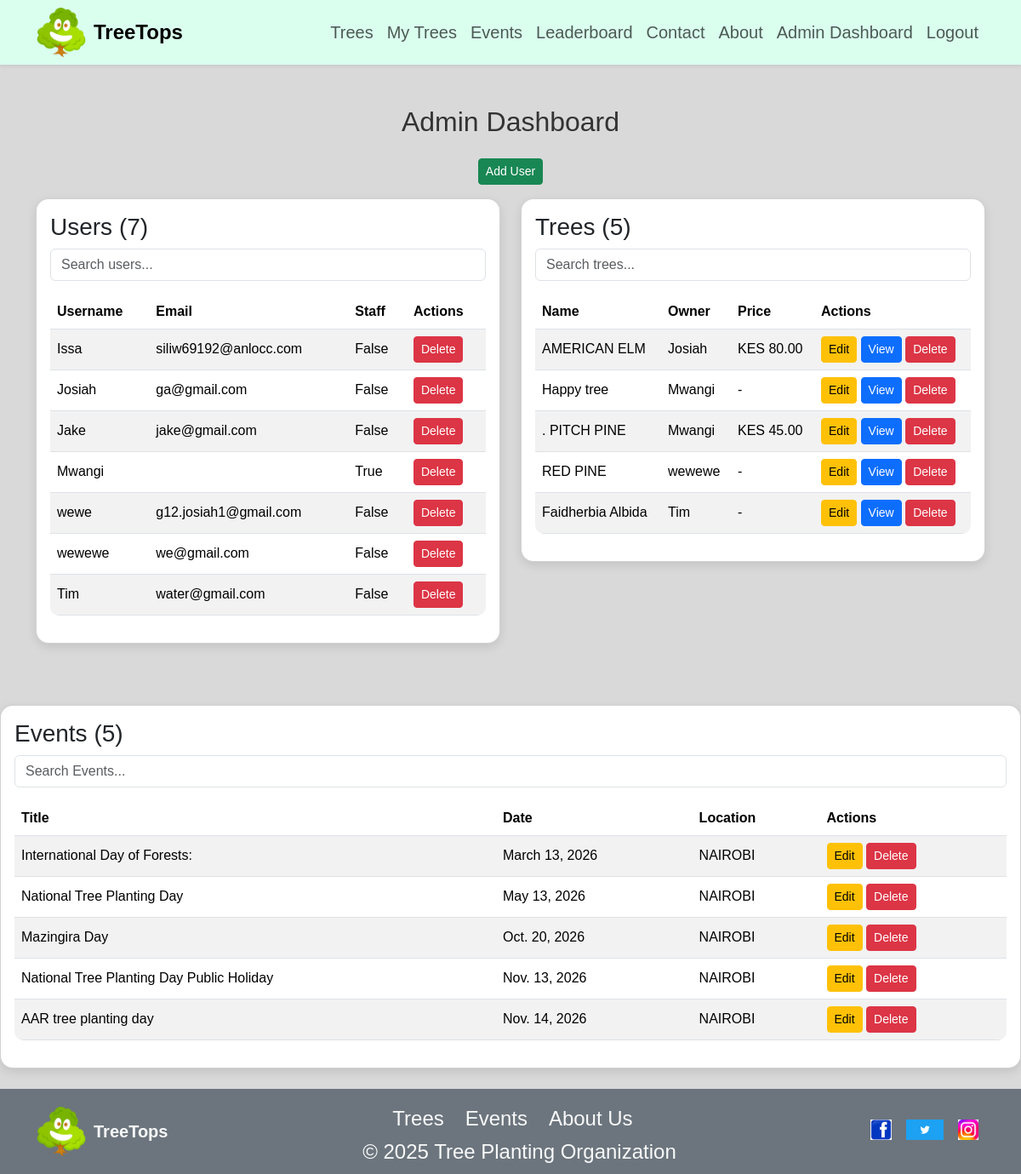
/dashboard/ (signed in), run on the app's committed database.
### trees/models.py (models this page shows, shortened)
class Tree(models.Model):
    name = models.CharField(max_length=200)
    description = models.TextField()
    image = models.ImageField(upload_to='trees/', default='images/logo.png')
    location = models.CharField(max_length=200)
    price = models.DecimalField(max_digits=10, decimal_places=2, null=True, blank=True)
    owner = models.ForeignKey(User, on_delete=models.CASCADE)
    date_added = models.DateTimeField(auto_now_add=True)

### event/models.py (models this page shows, shortened)
class Event(models.Model):
    title = models.CharField(max_length=200)
    description = models.TextField()
    date = models.DateField()
    location = models.CharField(max_length=100, default='NAIROBI')
    image = models.ImageField(upload_to='events/', default='events/event.png')
    created_by = models.ForeignKey(User, on_delete=models.CASCADE)
    created_at = models.DateTimeField(auto_now_add=True)

### trees/views.py (the view)
# urls.py: path('dashboard/', views.admina_dashboard, name='admina_dashboard'),
@staff_member_required
def admina_dashboard(request):
    users = User.objects.all()
    trees = Tree.objects.all()
    events = Event.objects.all().order_by('date')
    context = {'users': users,
               'trees': trees,
               'events': events}
    return render(request, 'tree_app/admin_dashboard.html', context)

### trees/templates/tree_app/admin_dashboard.html (shortened to what this page needs)
{% extends 'home.html' %}
{% block content %}
<div class="container py-5">
    <h2 class="mb-4 text-center">Admin Dashboard</h2>
    <div class="row">
        <div class="text-center mb-3">
    <a href="{% url 'admin_add_user' %}" class="btn btn-success btn-sm">Add User</a>
</div>
        <div class="col-md-6">
            <div class="card custom-card p-3 mb-4">
                <h3>Users ({{ users|length }})</h3>
                <form method="GET" class="mb-3">
                    <input type="text" name="user_search" class="form-control" placeholder="Search users..." value="{{ request.GET.user_search }}">
                </form>
                <table class="table table-striped">
                    <thead>
                        <tr>
                            <th>Username</th>
                            <th>Email</th>
                            <th>Staff</th>
                            <th>Actions</th>
                        </tr>
                    </thead>
                    <tbody>
                        {% for user in users %}
                        <tr>
                            <td>{{ user.username }}</td>
                            <td>{{ user.email }}</td>
                            <td>{{ user.is_staff }}</td>
                            <td>
                                <a href="{% url 'admin_delete_user' user.id %}"
                                   class="btn btn-danger btn-sm"
                                   onclick="return confirm('Are you sure you want to delete this user?');">
                                    Delete
                                </a>
                            </td>
                        </tr>
                        {% endfor %}
                    </tbody>
                </table>
            </div>
        </div>
        <div class="col-md-6">
            <div class="card custom-card p-3 mb-4">
                <h3>Trees ({{ trees|length }})</h3>
                <form method="GET" class="mb-3">
                    <input type="text" name="tree_search" class="form-control" placeholder="Search trees..." value="{{ request.GET.tree_search }}">
                </form>
                <table class="table table-striped">
                    <thead>
                        <tr>
                            <th>Name</th>
                            <th>Owner</th>
                            <th>Price</th>
                            <th>Actions</th>
                        </tr>
                    </thead>
                    <tbody>
                        {% for tree in trees %}
                        <tr>
                            <td>{{ tree.name }}</td>
                            <td>{{ tree.owner.username }}</td>
                            <td>{% if tree.price %}KES {{ tree.price }}{% else %}-{% endif %}</td>
                            <td>
                               <a href="{% url 'admin_edit_tree' tree.id %}" class="btn btn-warning btn-sm">Edit</a>
                                <a href="{% url 'tree_detail' tree.id %}" class="btn btn-primary btn-sm">View</a>
                              <a href="{% url 'admin_delete_tree' tree.id %}" class="btn btn-danger btn-sm"
                                onclick="return confirm('Are you sure you want to delete this tree?');">Delete</a>
                            </td>
                        </tr>
                        {% endfor %}
                    </tbody>
                </table>
            </div>
        </div>
    </div>
</div>
        <div class="col-md-12">
            <div class="card custom-card p-3 mb-4">
                <h3>Events ({{ events|length }})</h3>
                <input type="text" id="eventSearch" class="form-control mb-3" placeholder="Search Events..." onkeyup="searchTable('eventTable', this.value)">
                <table class="table table-striped" id="eventTable">
                    <thead>
                        <tr>
                            <th>Title</th>
                            <th>Date</th>
                            <th>Location</th>
                            <th>Actions</th>
                        </tr>
                    </thead>
                    <tbody>
                        {% for event in events %}
                        <tr>
                            <td>{{ event.title }}</td>
                            <td>{{ event.date }}</td>
                            <td>{{ event.location }}</td>
                            <td>
                                <a href="{% url 'edit_event' event.id %}" class="btn btn-warning btn-sm">Edit</a>
                                <a href="{% url 'delete_event' event.id %}" class="btn btn-danger btn-sm" onclick="return confirm('Are you sure you want to delete this event?');">Delete</a>
                            </td>
                        </tr>
                        {% endfor %}
                    </tbody>
                </table>
            </div>
        </div>
{% endblock %}

### static/css/style.css (style rules this page uses)
body { font-family: 'Arial', sans-serif; background-color: #d9d9d9; color: #333; }
:root { --gen:DAFFEF }
a { text-decoration: none; }
.card.custom-card { border-radius: 15px; box-shadow: 0 4px 12px rgba(0,0,0,0.1); transition: transform 0.2s ease, box-shadow 0.2s ease; }
html { scroll-behavior: smooth; }
table.table { border-radius: 10px; overflow: hidden; }
.table th, .table td { vertical-align: middle; }

### data on the page
Tree: name "AMERICAN ELM", owner.username "Josiah", price "80.00"
Tree: name "Happy tree", owner.username "Mwangi"
Tree: name ". PITCH PINE", owner.username "Mwangi", price "45.00"
Tree: name "RED PINE", owner.username "wewewe"
Tree: name "Faidherbia Albida", owner.username "Tim"
Event: title "International Day of Forests:", date "March 13, 2026", location "NAIROBI"
Event: title "National Tree Planting Day", date "May 13, 2026", location "NAIROBI"
Event: title "Mazingira Day", date "Oct. 20, 2026", location "NAIROBI"
Event: title "National Tree Planting Day Public Holiday", date "Nov. 13, 2026", location "NAIROBI"
Event: title "AAR tree planting day", date "Nov. 14, 2026", location "NAIROBI"

### other printed values
{{ users|length }} "7"
{{ user.username }} "Issa"
{{ user.email }} "siliw69192@anlocc.com"
{{ user.is_staff }} "False"
{{ user.username }} "Josiah"
{{ user.email }} "ga@gmail.com"
{{ user.username }} "Jake"
{{ user.email }} "jake@gmail.com"
{{ user.username }} "Mwangi"
{{ user.is_staff }} "True"
{{ user.username }} "wewe"
{{ user.email }} "g12.josiah1@gmail.com"
{{ user.username }} "wewewe"
{{ user.email }} "we@gmail.com"
{{ user.username }} "Tim"
